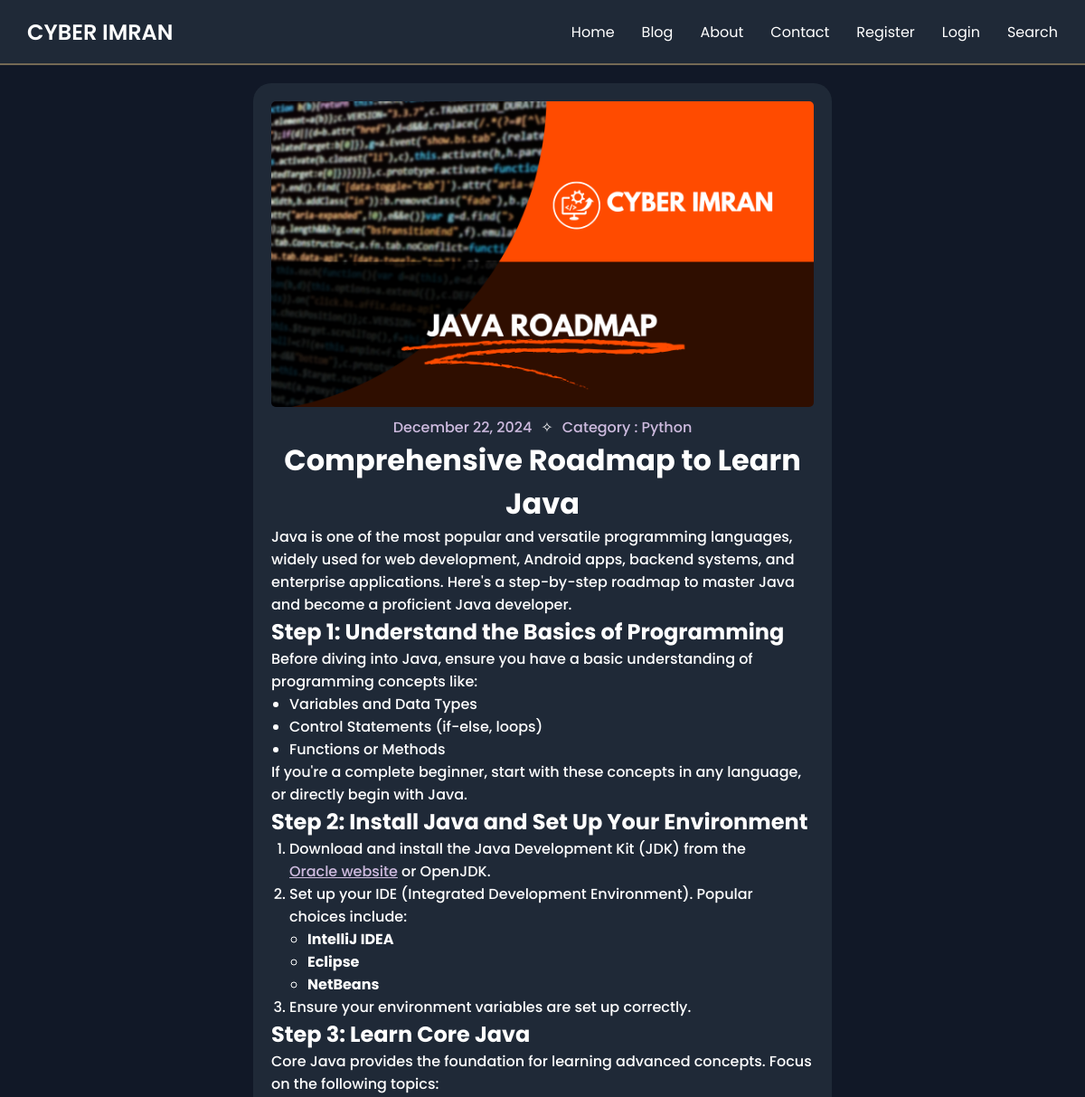
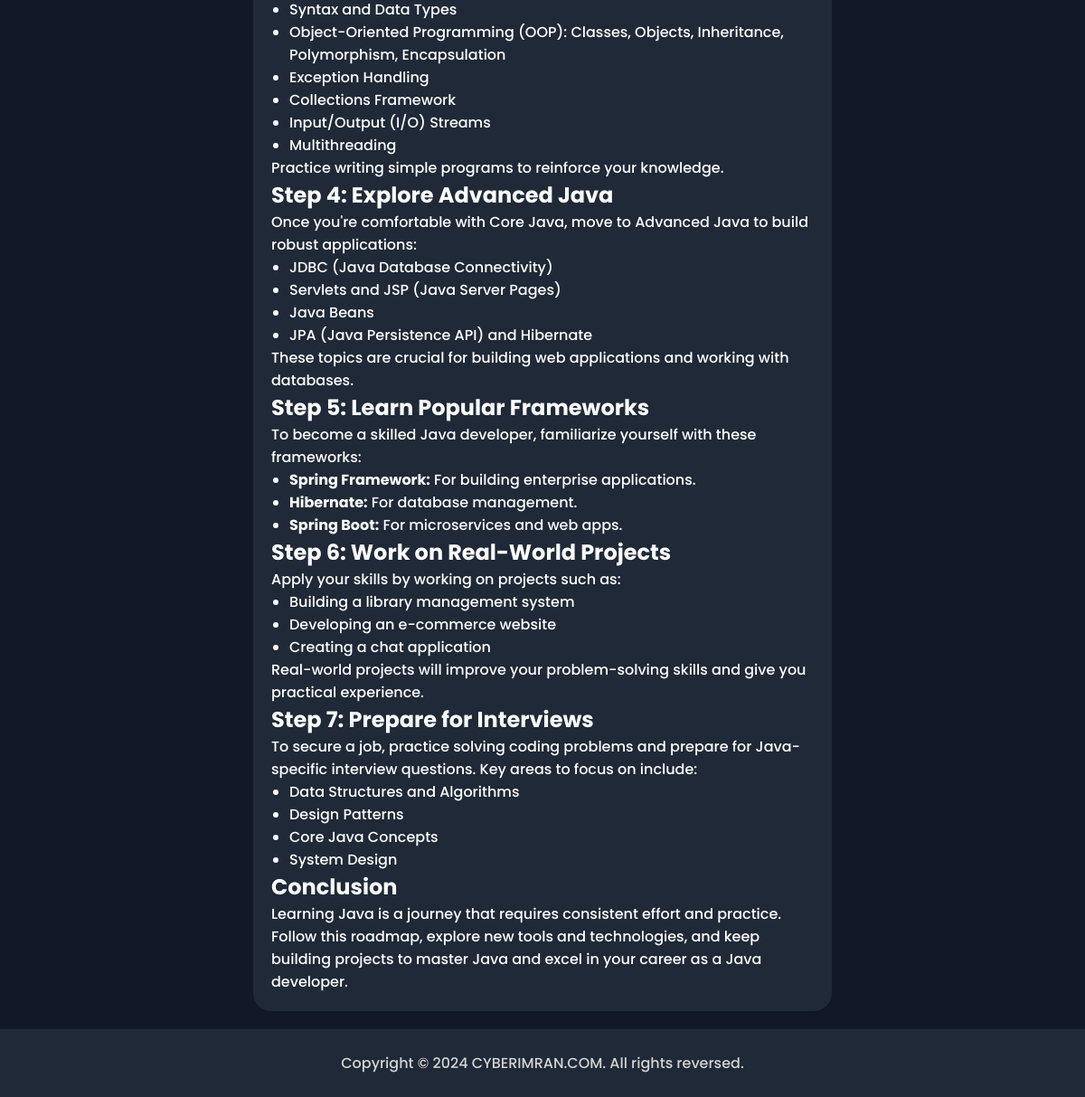
/java-roadmap/, run on the app's committed database (2 pictures, top to bottom).
### blogapp/models.py (models this page shows, shortened)
class BlogPost(models.Model):
    title = models.CharField(max_length=45)
    description = models.TextField(max_length=70, default="No Description")
    category = models.ForeignKey(Category, null=True, blank=False, on_delete=models.SET_NULL,)
    slug = models.CharField(unique=True, null=False, blank=False, max_length=150)
    dateandtime = models.DateTimeField(auto_now_add=True)
    image = models.ImageField(upload_to='images/', null=False, blank=False)
    premium = models.BooleanField(default=False)
    content = RichTextField()

class Category(models.Model):
    name = models.CharField(max_length=255, unique=True)
    class Meta:
        verbose_name_plural = "Categories"
    def __str__(self):
        return self.name

### blogapp/views.py (the view)
# urls.py: path('<slug:slug>/', blog, name='blog'),
def blog(request, slug):
    blog = BlogPost.objects.get(slug=slug)
    context={"page_title":blog.title, "blog":blog, "css_file":"css/blog.css"}
    return render(request, 'blog.html', context)

### templates/blog.html
{% extends 'base.html' %} {% block content %}
<div id="blog-container">
    <div id="blog-post">
        <img src="http://127.0.0.1:8000/media/{{blog.image}}" alt="">
        <p id="p"><span>{{ blog.dateandtime|date:"F j, Y" }}</span>✧<span>Category : {{blog.category}}</span></p>
        <h1 id="blog-title">{{blog.title}}</h1>
        <div id="blog-content">{{blog.content|safe}}</div>
    </div>
</div>
{% endblock %}

### static/css/base.css (style rules this page uses)
* { margin: 0; padding: 0; }
body { width: 100%; background-color: #111827; display: flex; flex-direction: column; min-height: 100vh }

### static/css/blog.css (style rules this page uses)
#blog-container { margin: 20px 0px; display: flex; width: 100%; justify-content: center; height: fit-content; }
#blog-post { width: 50%; height: fit-content; background-color: #1F2937; padding: 20px; display: flex; justify-content: center; align-items: center; flex-direction: column; font-family: "Poppins", serif; font-weight: 500; font-style: normal; border-radius: 20px; }
#blog-post img { width: 100%; height: auto; border-radius: 5px; }
#blog-post #p { color: white; margin-top: 10px; }
#blog-post p span { color: #cebbdf; margin: 0px 10px; }
#blog-post h1 { color: white; text-align: center; }
#blog-content { color: white; width: 100%; word-wrap: break-word; }
#blog-content a { color: #cebbdf; }
#blog-content li { margin: 0px 20px; }

### data on the page
BlogPost: image (picture), dateandtime "December 22, 2024", category "Python", title "Comprehensive Roadmap to Learn Java", content "Java is one of the most popular and versatile programming languages, widely used for web development, Android apps, backend systems, and enterprise applications. Here's a step-by-step roadmap to master Java and become a proficient Java developer. Step 1: Understand the Basics of Programming Before diving into Java, ensure you have a basic understanding of programming concepts like: Variables and Data Types Control Statements (if-else, loops) Functions or Methods If you're a complete beginner, start with these concepts in any language, or directly begin with Java. Step 2: Install Java and Set Up Your Environment Download and install the Java Development Kit (JDK) from the Oracle website or…"
